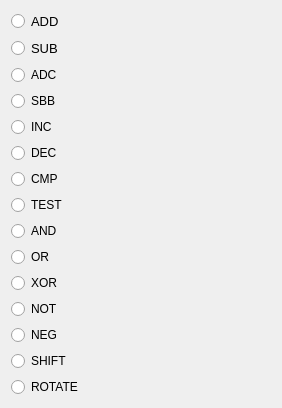
              <widget class="QWidget" name="scrollAreaWidgetContents_3">
               <property name="geometry">
                <rect>
                 <x>0</x>
                 <y>0</y>
                 <width>282</width>
                 <height>402</height>
                </rect>
               </property>
               <property name="sizePolicy">
                <sizepolicy hsizetype="Preferred" vsizetype="Preferred">
                 <horstretch>0</horstretch>
                 <verstretch>0</verstretch>
                </sizepolicy>
               </property>
               <layout class="QVBoxLayout" name="verticalLayout_9">
                <item>
                 <widget class="QRadioButton" name="radioButton_ADD">
                  <property name="sizePolicy">
                   <sizepolicy hsizetype="Minimum" vsizetype="Expanding">
                    <horstretch>0</horstretch>
                    <verstretch>0</verstretch>
                   </sizepolicy>
                  </property>
                  <property name="font">
                   <font>
                    <pointsize>10</pointsize>
                   </font>
                  </property>
                  <property name="text">
                   <string>ADD</string>
                  </property>
                 </widget>
                </item>
                <item>
                 <widget class="QRadioButton" name="radioButton_SUB">
                  <property name="font">
                   <font>
                    <pointsize>10</pointsize>
                   </font>
                  </property>
                  <property name="text">
                   <string>SUB</string>
                  </property>
                 </widget>
                </item>
                <item>
                 <widget class="QRadioButton" name="radioButton_ADC">
                  <property name="text">
                   <string>ADC</string>
                  </property>
                 </widget>
                </item>
                <item>
                 <widget class="QRadioButton" name="radioButton_SBB">
                  <property name="text">
                   <string>SBB</string>
                  </property>
                 </widget>
                </item>
                <item>
                 <widget class="QRadioButton" name="radioButton_INC">
                  <property name="text">
                   <string>INC</string>
                  </property>
                 </widget>
                </item>
                <item>
                 <widget class="QRadioButton" name="radioButton_DEC">
                  <property name="text">
                   <string>DEC</string>
                  </property>
                 </widget>
                </item>
                <item>
                 <widget class="QRadioButton" name="radioButton_CMP">
                  <property name="text">
                   <string>CMP</string>
                  </property>
                  <property name="checkable">
                   <bool>true</bool>
                  </property>
                  <property name="checked">
                   <bool>false</bool>
                  </property>
                 </widget>
                </item>
                <item>
                 <widget class="QRadioButton" name="radioButton_TEST">
                  <property name="text">
                   <string>TEST</string>
                  </property>
                  <property name="checked">
                   <bool>false</bool>
                  </property>
                  <property name="autoExclusive">
                   <bool>true</bool>
                  </property>
                 </widget>
                </item>
                <item>
                 <widget class="QRadioButton" name="radioButton_AND">
                  <property name="text">
                   <string>AND</string>
                  </property>
                 </widget>
                </item>
                <item>
                 <widget class="QRadioButton" name="radioButton_OR">
                  <property name="text">
                   <string>OR</string>
                  </property>
                 </widget>
                </item>
                <item>
                 <widget class="QRadioButton" name="radioButton_XOR">
                  <property name="text">
                   <string>XOR</string>
                  </property>
                  <property name="checkable">
                   <bool>true</bool>
                  </property>
                  <property name="checked">
                   <bool>false</bool>
                  </property>
                 </widget>
                </item>
                <item>
                 <widget class="QRadioButton" name="radioButton_NOT">
                  <property name="text">
                   <string>NOT</string>
                  </property>
                 </widget>
                </item>
                <item>
                 <widget class="QRadioButton" name="radioButton_NEG">
                  <property name="text">
                   <string>NEG</string>
                  </property>
                 </widget>
                </item>
                <item>
                 <widget class="QRadioButton" name="radioButton_SHIFT">
                  <property name="text">
                   <string>SHIFT</string>
                  </property>
                 </widget>
                </item>
                <item>
                 <widget class="QRadioButton" name="radioButton_ROTATE">
                  <property name="text">
                   <string>ROTATE</string>
                  </property>
                 </widget>
                </item>
               </layout>
              </widget>
